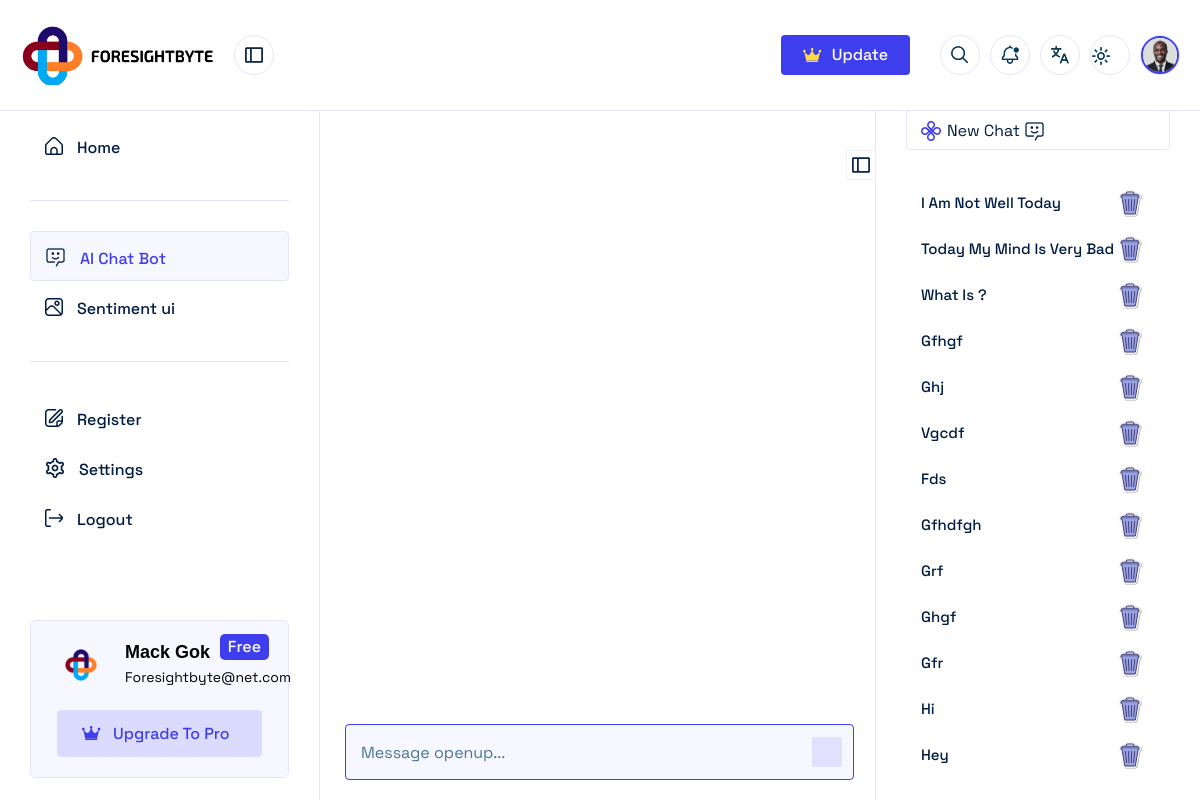
Screenshot of /myapp/chatui/ with the database file from the repository.
### myapp/models.py (models this page shows)
class BaseModel(models.Model):
    created_at = models.DateTimeField(default=now, editable=False)
    updated_at = models.DateTimeField(auto_now_add=True, editable=False)
    class Meta:
        ordering = ['-created_at']
        abstract = True

class ChatTitle(BaseModel):
    subadminID = models.ForeignKey(Subadmin, on_delete=models.CASCADE,null=True, blank=True)
    customerID = models.ForeignKey(Customer, on_delete=models.CASCADE,null=True, blank=True)
    title = models.TextField()

### myapp/chatviews.py (the view)
# urls.py: path('myapp/chatui/', chatui, name='chatui'),
def chatui(request):
    chatTitles = ChatTitle.objects.all().order_by('-id')
    chatBodyscount = ChatTitle.objects.all().count()
    request.session.flush()
    data ={
        'chatTitles':chatTitles,
        'chatBodyscount':chatBodyscount,
    }
    return render(request, 'a_mainchat.html',data)

### templates/a_mainchat.html (shortened to what this page needs)
{% extends 'chatbase.html' %}
{% load static %}
{% block chatbody %}
 <div class="main-center-content-m-left center-content search-sticky">
    <form action="#" class="search-form">
        <input type="text" name="tynChatInput"  id="tynChatInput" placeholder="Message openup...">
        <button id="chatbtn"><i class="fa-regular fa-arrow-up"></i></button>
    </form>
</div>
<div class="right-side-bar-new-chat-option">
    <div class="new-chat-option">
        <a href="{% url 'chatui' %}">
            <img src="{% static 'chatbot/assets/images/logo/logo-02.png' %}" alt="logo">
            <img src="{% static 'chatbot/assets/images/icons/04.png' %}" alt="icons">
        </a>
    </div>
    <div class="chat-history-wrapper">
            <div class="chat-history-area-start">
                {% for chatTitle in chatTitles %}
                    {% if chatTitle.id == id %}
                <div class="single-history">
                    <a href="{% url 'dynamic' chatTitle.id %}"><p>{{ chatTitle.title }}</p>
                    <a href="{% url 'dynamic_delete' chatTitle.id %}">
                        <img src="{% static 'chatbot/assets/images/icons/icons8-delete.svg' %}" alt="icons" width="50px">
                    </a>
                </div>
                {% else %}
                <div class="single-history">
                    <a href="{% url 'dynamic' chatTitle.id %}"><p>{{ chatTitle.title }}</p></a>
                    <a href="{% url 'dynamic_delete' chatTitle.id %}">
                        <img src="{% static 'chatbot/assets/images/icons/icons8-delete.svg' %}" alt="icons" width="30px">
                    </a>
                </div>
                {% endif %}
                {% endfor %}
            </div>
    </div>
    <div class="right-side-open-clouse" id="collups-right">
        <img src="{% static 'chatbot/assets/images/icons/01.svg' %}" alt="icons">
    </div>
</div>
{% endblock chatbody %}

### rows the page displays
ChatTitle: title "I Am Not Well Today"
ChatTitle: title "Today My Mind Is Very Bad"
ChatTitle: title "What Is ?"
ChatTitle: title "Gfhgf"
ChatTitle: title "Ghj"
ChatTitle: title "Vgcdf"
ChatTitle: title "Fds"
ChatTitle: title "Gfhdfgh"
ChatTitle: title "Grf"
ChatTitle: title "Ghgf"
ChatTitle: title "Gfr"
ChatTitle: title "Hi"
ChatTitle: title "Hey"
